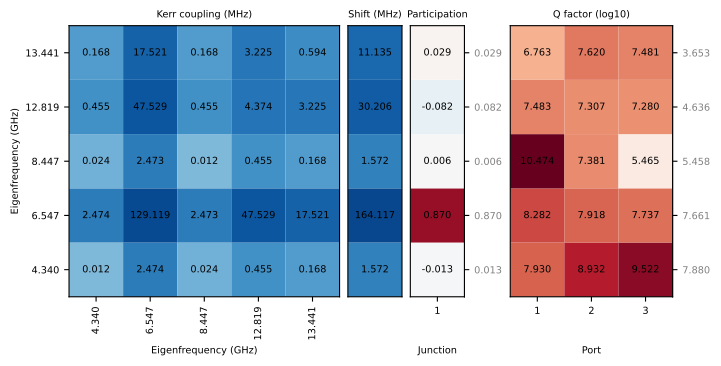

Here is the Python script that generated this plot:
import os
import sys
import platform

sys.path.append("../../Package/")
from comsol_client import ComsolClient
from comsol_geometry import geometry_mixin
from comsol_material import material_mixin
from comsol_physics import physics_mixin
from comsol_mesh import mesh_mixin
from comsol_study import study_mixin
from comsol_result import result_mixin
from helper_epr import do_epr

#%%
import numpy as np
import matplotlib.pyplot as plt
from matplotlib.gridspec import GridSpec
import scipy.constants as con

phi0 = con.value('mag. flux quantum')/(2*con.pi)

# r_cavity = 4.5e-3
# h_cavity = 50e-3
#
# r_stub = 1.5e-3
# h_stub = 15e-3
#
# r_pin = 0.4e-3
# r_bulk = 0.91e-3
#
# z_tube = np.copy(h_stub) - 1.5e-3
# r_tube = 2.5e-3
# # l_tube = r_cavity + 25e-3
#
# z_cavity_drive = 25e-3
# l_cavity_drive_1 = 1e-3
# l_cavity_drive_2 = 2e-3
#
# x_qubit_drive = r_cavity + 4e-3
# l_qubit_drive_1 = 3e-3
# l_qubit_drive_2 = 2e-3
#
# x_output = x_qubit_drive + 10e-3
# l_output_1 = 2e-3
# l_output_2 = 2e-3
#
# #%% chip
# x_chip = r_cavity - 2.5e-3 # fixed !
# # l_chip = (r_cavity - x_chip) + (l_tube - r_cavity) + 1e-3
# w_chip = 7e-3
# h_chip = 675e-6
#
# l_chip = 26.5e-3
# l_tube = (l_chip - 1e-3) - (r_cavity - x_chip) + r_cavity
# l_tube_2 = l_tube - 10e-3
#
# x_bulb_1 = x_chip + 0.5e-3
# w_bulb_1 = 200e-6
# h_bulb_1 = 530e-6
#
# x_bulb_2 = x_qubit_drive - 600e-6
# w_bulb_2 = 50e-6
# h_bulb_2 = 200e-6
#
# w_cap_1 = 250e-6
# h_cap_1 = 200e-6
# w_cap_2 = 50e-6
# h_cap_2 = 200e-6
#
# w_junction = 300e-6
# h_junction = 50e-6
# L_junction = 5.2e-9
#
# w_link_1 = 50e-6
# h_link_1 = 200e-6
#
# w_link_2 = (x_bulb_2-x_bulb_1) - (w_bulb_1+w_link_1+w_cap_1+w_junction+w_cap_2)
# h_link_2 = 100e-6
#
# x_resonator = x_qubit_drive + 1000e-6
# l_resonator = 7400e-6
# w_resonator = 200e-6+
#
if platform.system() == "Darwin":
    comsol_root = '/Applications/COMSOL63/Multiphysics'
else:
    comsol_root = r'C:\Programs\Comsol'

client = ComsolClient(comsol_root)

# mph_file = r"C:\Users\chenq7\PycharmProjects\QCDComsol\Design\Wavepool_test\Wavepool_test.mph"
mph_file = r"C:\Users\chenq7\PycharmProjects\QCDComsol\Design\Wavepool_test\model_test.mph"
model = client.load_model(mph_file)

# model.param().set("LJ1", L_junction)
#
# #%% geometry
# geom = geometry_mixin(model)
# geom.new_cylinder(name="cyl_cavity", r=r_cavity, l=h_cavity)
# geom.new_cylinder(name="cyl_stub", r=r_stub, l=h_stub)
#
# # chip tube
# geom.new_block(name="blk_tube", w=2*r_tube, h=2*r_tube, l=l_tube, ax='x', pos=[0, 0, z_tube])
# geom.new_block(name="blk_tube2", w=(w_chip+0.5e-3), h=(h_chip+0.5e-3), l=l_tube_2, ax='x', pos=[0, 0, z_tube])
# geom.new_block(name="blk_chip", w=w_chip, h=h_chip, l=l_chip, ax='x', pos=[x_chip, 0, z_tube])
#
# # cavity drive
# geom.new_coaxport(name="cyl_cavity_drive", r1=r_bulk, r2=r_pin, l1=l_cavity_drive_1+r_cavity, l2=l_cavity_drive_2, ax='x',
#                   pos=[-(l_cavity_drive_1+r_cavity), 0, z_cavity_drive])
#
# # qubit drive
# geom.new_coaxport(name="cyl_qubit_drive", r1=r_bulk, r2=r_pin, l1=l_qubit_drive_1, l2=l_qubit_drive_2, ax='y',
#                   pos=[x_qubit_drive, -(r_tube+l_qubit_drive_1), z_tube])
#
# # output
# geom.new_coaxport(name="cyl_output", r1=r_bulk, r2=r_pin, l1=l_qubit_drive_1, l2=l_qubit_drive_2, ax='y',
#                   pos=[x_output, -(r_tube+l_output_1), z_tube])
#
# # combine
# geom.difference(name="dif1",
#                 input1=["cyl_cavity", "blk_tube", "blk_tube2", "cyl_cavity_drive1", "cyl_qubit_drive1", "cyl_output1"],
#                 input2=["cyl_stub", "cyl_cavity_drive2", "cyl_qubit_drive2", "cyl_output2"],
#                 keep_input1=False, keep_input2=True, keep_intb=False)
#
# geom.finish()
#
# #%% material
# mat_air = material_mixin(model, 'Air')
# # mat_air.new_param(tags="relpermeability", values=11.9)
# mat_air.select("dif1")
#
# mat_si = material_mixin(model, 'Si')
# mat_si.select("blk_chip")
#
# #%% physics
# phys = physics_mixin(model,"emw", "ElectromagneticWaves")
# phys.PEC_3D(["cyl_stub", "cyl_cavity_drive2", "cyl_qubit_drive2", "cyl_output2"])
# phys.port3D(1, "cyl_cavity_drive")
# phys.port3D(2, "cyl_qubit_drive")
# phys.port3D(3, "cyl_output")
#
# # model.physics("emw").create("pec3", "PerfectElectricConductor", 2)
# # model.physics("emw").feature("pec3").selection().set(29, 31, 55)
# #
# # model.physics("emw").create("lelement1", "LumpedElement", 2)
# # model.physics("emw").feature("lelement1").set("LumpedElementType", "Inductor")
# # model.physics("emw").feature("lelement1").set("Lelement", "LJ1")
# # model.physics("emw").feature("lelement1").selection().set(30)
#
# #%% mesh
# mesh = mesh_mixin(model,"mesh1")
# mesh.auto('normal')
# mesh.finish()
#
# #%% study
# std1 = study_mixin(model, "std1")
# std1.solve_eigenfrequency(freq=3e9, num=5, mode='lr')
# std1.param_sweep(var="LJ1", rang=[L_junction,2*L_junction])
#
# #%% plot
# pg1 = result_mixin(model, "pg1", "PlotGroup3D")
# pg1.arrow_volume("arwv_E", obj='E')
# pg1.arrow_volume("arwv_H", obj='H')
#
# pg2 = result_mixin(model, "pg2", "PlotGroup3D")
# pg2.volume("v_E", obj='E', mode='isosurface')
#
# pg3 = result_mixin(model, "pg3", "PlotGroup3D")
# pg3.volume("v_H", obj='H', mode='isosurface')
#
# #%%
# model.save()
# model.show_tree()

#%%
do_epr(model)
# client.disconnect()
